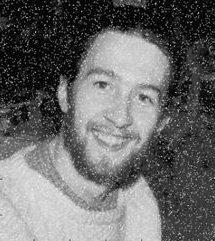
#> input picture legacy/filter-test.png, 215 x 241 px
$ python 3-filter.py
#> lines starting #> are read from the running program, lines starting #| are printed output that depends on the picture

# Importing Image and ImageFilter module from PIL package
from PIL import Image, ImageFilter

# creating a image object
im1 = Image.open(r"filter-test.png")
#> im1 is the input picture: PIL image 215x241 RGBA; mean R, G, B, A 105, 105, 105, 255

# applying the median filter
#size adjusts the kernal size (more median filter)
im2 = im1.filter(ImageFilter.MedianFilter(size = 3))
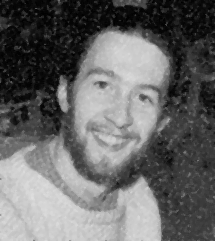
#> im2: PIL image 215x241 RGBA; mean R, G, B, A 102.7, 102.7, 102.7, 255

im2.show()

'''
https://www.geeksforgeeks.org/python-pil-medianfilter-and-modefilter-method/
'''
